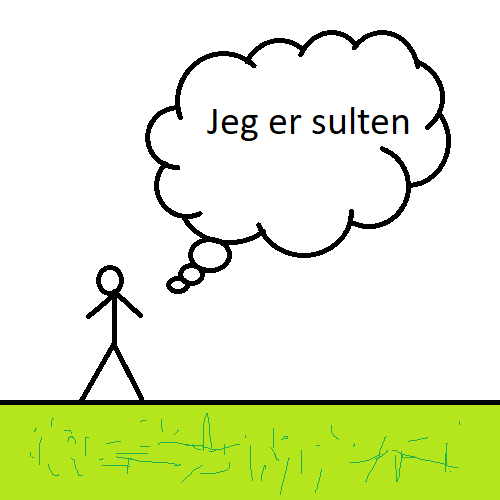
#> input picture StegonographyProject/Photo.png, 500 x 500 px
$ python steg.py
#> lines starting #> are read from the running program, lines starting #| are printed output that depends on the picture
from PIL import Image

im  = Image.open('Photo.png')
#> im is the input picture: PIL image 500x500 RGB; mean R, G, B 228.4, 238.1, 200.4

image = im.load()

print(im.size[0], im.size[1])
#| 500 500

print(image[40,40])
#| (255, 255, 255)

#image[250,250] = (0,0,255) Dette er midtpunktet på billedet

image[240,240]

print(image[250, 250]) #refers to pixel index
#| (255, 255, 255)


#Goal is to make a 10x10 square in the middle.
squaresize = 450
temp = int(squaresize / 2)
startpoint = 250 - temp
for x in range(startpoint, startpoint + squaresize):
    for y in range(startpoint, startpoint + squaresize):
        image[x, y] = (255, 0, 0)

im.show()
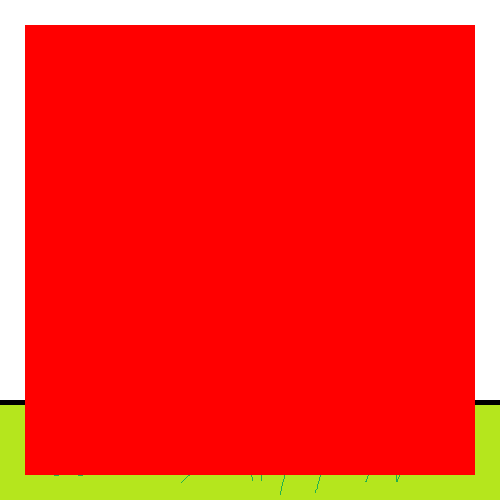
#> shown: PIL image 500x500 RGB; mean R, G, B 250, 46.6, 33.7
